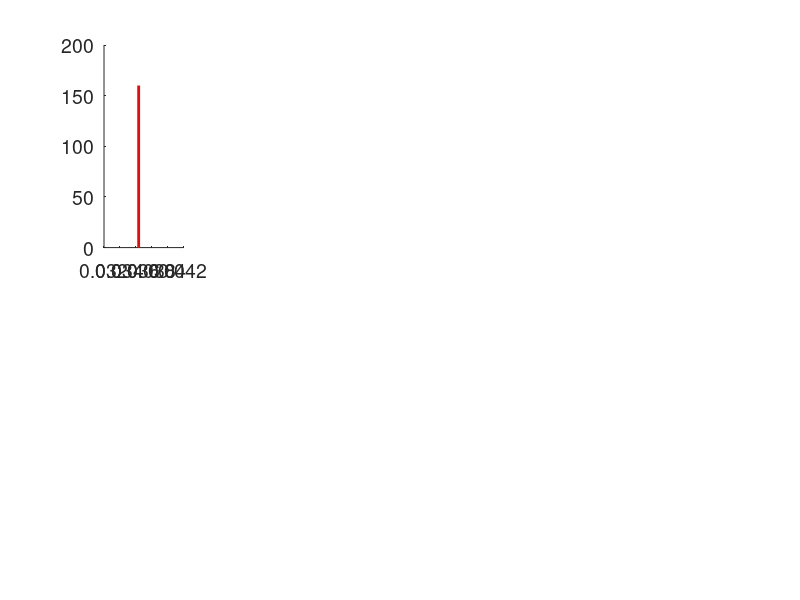

Here is the MATLAB script that generated this plot: (Note: this script raises an error after producing the figure.)
clearvars
clc
clear -all

%% load parameter distributions

load('theta_SOP_08182020.mat')
load('theta_nov_24_2020.mat')
load('theta_LTD_08192020.mat')
load('theta_HFS_08192020.mat')


%% Figure 22
clc

theta_HFS = mean(theta_HFS_08192020,2);

f = 460.1983;
gamma = theta_HFS(1);
eta = theta_HFS(2);
nu = theta_HFS(3);
g = theta_HFS(4);
M_p = theta_HFS(5);
p_p = theta_HFS(6);
A_p = theta_HFS(7);
M_d = theta_HFS(8);
p_d = theta_HFS(9);
A_d = theta_HFS(10);


std_gamma = std(theta_HFS_08192020(1,:));
std_eta = std(theta_HFS_08192020(2,:));
std_nu = std(theta_HFS_08192020(3,:));
std_g = std(theta_HFS_08192020(4,:));
std_M_p = std(theta_HFS_08192020(5,:));
std_p_p = std(theta_HFS_08192020(6,:));
std_A_p = std(theta_HFS_08192020(7,:));
std_M_d = std(theta_HFS_08192020(8,:));
std_p_d = std(theta_HFS_08192020(9,:));
std_A_d = std(theta_HFS_08192020(10,:));

% %%
figure('DefaultAxesFontSize',14,'DefaultTextFontName','Calibri')
subplot(2,5,1)
hold on;
line([gamma,gamma], [0, 160], 'LineWidth', 2, 'Color', 'r');
histogram(theta_HFS_08192020(1,:),'FaceColor','none','LineWidth',1.2)
ylabel('Number of Observations')
xlabel('\gamma_C (ms^{-1})')
hold on;
line([gamma,gamma], [0, 160], 'LineWidth', 2, 'Color', 'r');
legend(string(gamma)+' ms^{-1}')
ylim([0,160])

subplot(2,5,2)
hold on;
line([eta,eta], [0, 160], 'LineWidth', 2, 'Color', 'r');
histogram(theta_HFS_08192020(2,:),'FaceColor','none','LineWidth',1.2)
xlabel('\eta (ms^{-1})')
ylabel('Number of Observations')
hold on;
line([eta,eta], [0, 160], 'LineWidth', 2, 'Color', 'r');
ylim([0,160])
legend(string(eta)+' ms^{-1}')

subplot(2,5,6)
hold on;
line([nu,nu], [0, 160], 'LineWidth', 2, 'Color', 'r');
histogram(theta_HFS_08192020(3,:),'FaceColor','none','LineWidth',1.2)
xlabel('\nu (ms^{-1})')
ylabel('Number of Observations')
hold on;
line([nu,nu], [0, 160], 'LineWidth', 2, 'Color', 'r');
ylim([0,160])
legend(string(nu)+' ms^{-1}')

subplot(2,5,7)
hold on;
line([g,g], [0, 160], 'LineWidth', 2, 'Color', 'r');
histogram(theta_HFS_08192020(4,:),'FaceColor','none','LineWidth',1.2)
xlabel('g (ms^{-1})')
ylabel('Number of Observations')
hold on;
line([g,g], [0, 160], 'LineWidth', 2, 'Color', 'r');
ylim([0,160])
legend(string(g)+' ms^{-1}')

% figure(2)
subplot(2,5,3)
hold on;
line([M_p,M_p], [0, 160], 'LineWidth', 2, 'Color', 'r');
histogram(theta_HFS_08192020(5,:),'FaceColor','none','LineWidth',1.2)
xlabel('M_p (\muA ms^{-1})')
ylabel('Number of Observations')
hold on;
line([M_p,M_p], [0, 160], 'LineWidth', 2, 'Color', 'r');
ylim([0,160])
legend(string(M_p)+' \muA ms^{-1}')

subplot(2,5,4)
hold on
line([p_p,p_p], [0, 160], 'LineWidth', 2, 'Color', 'r');
histogram(theta_HFS_08192020(6,:),'FaceColor','none','LineWidth',1.2)
xlabel('p_p (ms^{-1})')
ylabel('Number of Observations')
line([p_p,p_p], [0, 160], 'LineWidth', 2, 'Color', 'r');
ylim([0,160])
legend(string(p_p)+' ms^{-1}')


subplot(2,5,5)
hold on;
line([A_p,A_p], [0, 160], 'LineWidth', 2, 'Color', 'r');
histogram(theta_HFS_08192020(7,:),'FaceColor','none','LineWidth',1.2)
xlabel('A_p (\muA^2)')
ylabel('Number of Observations')
hold on;
line([A_p,A_p], [0, 160], 'LineWidth', 2, 'Color', 'r');
ylim([0,160])
legend(string(A_p)+' \muA^{2}')

subplot(2,5,8)
hold on;
line([M_d,M_d], [0, 160], 'LineWidth', 2, 'Color', 'r');
histogram(theta_HFS_08192020(8,:),'FaceColor','none','LineWidth',1.2)
xlabel('M_d (\muA ms^{-1})')
ylabel('Number of Observations')
hold on;
line([M_d,M_d], [0, 160], 'LineWidth', 2, 'Color', 'r');
ylim([0,160])
legend(string(M_d)+' \muA ms^{-1}')

subplot(2,5,9)
hold on;
line([p_d,p_d], [0, 160], 'LineWidth', 2, 'Color', 'r');
histogram(theta_HFS_08192020(9,:),'FaceColor','none','LineWidth',1.2)
xlabel('p_d (ms^{-1})')
ylabel('Number of Observations')
hold on;
line([p_d,p_d], [0, 160], 'LineWidth', 2, 'Color', 'r');
ylim([0,160])
legend(string(p_d)+' ms^{-1}')

subplot(2,5,10)
hold on;
line([A_d,A_d], [0, 160], 'LineWidth', 2, 'Color', 'r');
histogram(theta_HFS_08192020(10,:),'FaceColor','none','LineWidth',1.2)
xlabel('A_d (\muA^2)')
ylabel('Number of Observations')
hold on;
line([A_d,A_d], [0, 160], 'LineWidth', 2, 'Color', 'r');
ylim([0,160])
legend(string(A_d)+' \muA^{2}')

%% Figure 23
clc

theta_LFS = mean(theta_LTD_08192020,2);

f = 281.3122;
gamma = theta_LFS(1);
eta = theta_LFS(2);
nu = theta_LFS(3);
g = theta_LFS(4);
M_p = theta_LFS(5);
p_p = theta_LFS(6);
A_p = theta_LFS(7);
M_d = theta_LFS(8);
p_d = theta_LFS(9);
A_d = theta_LFS(10);

std_gamma = std(theta_LTD_08192020(1,:));
std_eta = std(theta_LTD_08192020(2,:));
std_nu = std(theta_LTD_08192020(3,:));
std_g = std(theta_LTD_08192020(4,:));
std_M_p = std(theta_LTD_08192020(5,:));
std_p_p = std(theta_LTD_08192020(6,:));
std_A_p = std(theta_LTD_08192020(7,:));
std_M_d = std(theta_LTD_08192020(8,:));
std_p_d = std(theta_LTD_08192020(9,:));
std_A_d = std(theta_LTD_08192020(10,:));

figure('DefaultAxesFontSize',14,'DefaultTextFontName','Calibri')
subplot(2,5,1)
hold on;
line([gamma,gamma], [0, 160], 'LineWidth', 2, 'Color', 'r');
histogram(theta_LTD_08192020(1,:),'FaceColor','none','LineWidth',1.2)
ylabel('Number of Observations')
xlabel('\gamma_C (ms^{-1})')
hold on;
line([gamma,gamma], [0, 160], 'LineWidth', 2, 'Color', 'r');
legend(string(gamma)+' ms^{-1}')
ylim([0,160])

subplot(2,5,2)
hold on;
line([eta,eta], [0, 160], 'LineWidth', 2, 'Color', 'r');
histogram(theta_LTD_08192020(2,:),'FaceColor','none','LineWidth',1.2)
xlabel('\eta (ms^{-1})')
ylabel('Number of Observations')
hold on;
line([eta,eta], [0, 160], 'LineWidth', 2, 'Color', 'r');
ylim([0,160])
legend(string(eta)+' ms^{-1}')

subplot(2,5,6)
hold on;
line([nu,nu], [0, 160], 'LineWidth', 2, 'Color', 'r');
histogram(theta_LTD_08192020(3,:),'FaceColor','none','LineWidth',1.2)
xlabel('\nu (ms^{-1})')
ylabel('Number of Observations')
hold on;
line([nu,nu], [0, 160], 'LineWidth', 2, 'Color', 'r');
ylim([0,160])
legend(string(nu)+' ms^{-1}')

subplot(2,5,7)
hold on;
line([g,g], [0, 160], 'LineWidth', 2, 'Color', 'r');
histogram(theta_LTD_08192020(4,:),'FaceColor','none','LineWidth',1.2)
xlabel('g (ms^{-1})')
ylabel('Number of Observations')
hold on;
line([g,g], [0, 160], 'LineWidth', 2, 'Color', 'r');
ylim([0,160])
legend(string(g)+' ms^{-1}')

% figure(2)
subplot(2,5,3)
hold on;
line([M_p,M_p], [0, 160], 'LineWidth', 2, 'Color', 'r');
histogram(theta_LTD_08192020(5,:),'FaceColor','none','LineWidth',1.2)
xlabel('M_p (\muA ms^{-1})')
ylabel('Number of Observations')
hold on;
line([M_p,M_p], [0, 160], 'LineWidth', 2, 'Color', 'r');
ylim([0,160])
legend(string(M_p)+' \muA ms^{-1}')

subplot(2,5,4)
hold on
line([p_p,p_p], [0, 160], 'LineWidth', 2, 'Color', 'r');
histogram(theta_LTD_08192020(6,:),'FaceColor','none','LineWidth',1.2)
xlabel('p_p (ms^{-1})')
ylabel('Number of Observations')
line([p_p,p_p], [0, 160], 'LineWidth', 2, 'Color', 'r');
ylim([0,160])
legend(string(p_p)+' ms^{-1}')


subplot(2,5,5)
hold on;
line([A_p,A_p], [0, 160], 'LineWidth', 2, 'Color', 'r');
histogram(theta_LTD_08192020(7,:),'FaceColor','none','LineWidth',1.2)
xlabel('A_p (\muA^2)')
ylabel('Number of Observations')
hold on;
line([A_p,A_p], [0, 160], 'LineWidth', 2, 'Color', 'r');
ylim([0,160])
legend(string(A_p)+' \muA^{2}')

subplot(2,5,8)
hold on;
line([M_d,M_d], [0, 160], 'LineWidth', 2, 'Color', 'r');
histogram(theta_LTD_08192020(8,:),'FaceColor','none','LineWidth',1.2)
xlabel('M_d (\muA ms^{-1})')
ylabel('Number of Observations')
hold on;
line([M_d,M_d], [0, 160], 'LineWidth', 2, 'Color', 'r');
ylim([0,160])
legend(string(M_d)+' \muA ms^{-1}')

subplot(2,5,9)
hold on;
line([p_d,p_d], [0, 160], 'LineWidth', 2, 'Color', 'r');
histogram(theta_LTD_08192020(9,:),'FaceColor','none','LineWidth',1.2)
xlabel('p_d (ms^{-1})')
ylabel('Number of Observations')
hold on;
line([p_d,p_d], [0, 160], 'LineWidth', 2, 'Color', 'r');
ylim([0,160])
legend(string(p_d)+' ms^{-1}')

subplot(2,5,10)
hold on;
line([A_d,A_d], [0, 160], 'LineWidth', 2, 'Color', 'r');
histogram(theta_LTD_08192020(10,:),'FaceColor','none','LineWidth',1.2)
xlabel('A_d (\muA^2)')
ylabel('Number of Observations')
hold on;
line([A_d,A_d], [0, 160], 'LineWidth', 2, 'Color', 'r');
ylim([0,160])
legend(string(A_d)+' \muA^{2}')


%% Figure 28

theta_DASOP = 10.^mean(theta_SOP_08182020,2);

clc

k1 = log10( theta_DASOP(1) );
k2 = log10( theta_DASOP(2) );
k3 = log10( theta_DASOP(3) );
k4 = log10( theta_DASOP(4) );
k5 = log10( theta_DASOP(5) );
k6 = log10( theta_DASOP(6) );
k7 = log10( theta_DASOP(7) );
k8 = log10( theta_DASOP(8) );

std_k1 = std(10.^(theta_SOP_08182020(1,:)));
std_k2 = std(10.^(theta_SOP_08182020(2,:)));
std_k3 = std(10.^(theta_SOP_08182020(3,:)));
std_k4 = std(10.^(theta_SOP_08182020(4,:)));
std_k5 = std(10.^(theta_SOP_08182020(5,:)));
std_k6 = std(10.^(theta_SOP_08182020(6,:)));
std_k7 = std(10.^(theta_SOP_08182020(7,:)));
std_k8 = std(10.^(theta_SOP_08182020(8,:)));



figure('DefaultAxesFontSize',14,'DefaultTextFontName','Calibri')
subplot(2,4,1)
hold on;
line([k1,k1], [0, 160], 'LineWidth', 2, 'Color', 'r');
histogram(theta_SOP_08182020(1,:),'FaceColor','none','LineWidth',1.2)
xlabel('log(k_1) (ms^{-1})')
ylabel('Number of Observations')
hold on;
line([k1,k1], [0, 160], 'LineWidth', 2, 'Color', 'r');
ylim([0,160])
legend('k_1 = '+string(10.^k1)+' ms^{-1}')


subplot(2,4,2)
hold on;
line([k2,k2], [0, 160], 'LineWidth', 2, 'Color', 'r');
histogram(theta_SOP_08182020(2,:),'FaceColor','none','LineWidth',1.2)
xlabel('log(k_2) (ms^{-1})')
ylabel('Number of Observations')
hold on;
line([k2,k2], [0, 160], 'LineWidth', 2, 'Color', 'r');
ylim([0,160])
legend('k_2 = '+string(10.^k2)+' ms^{-1}')

subplot(2,4,3)
hold on;
line([k3,k3], [0, 160], 'LineWidth', 2, 'Color', 'r');
histogram(theta_SOP_08182020(3,:),'FaceColor','none','LineWidth',1.2)
xlabel('log(k_3) (ms^{-1})')
ylabel('Number of Observations')
hold on;
line([k3,k3], [0, 160], 'LineWidth', 2, 'Color', 'r');
ylim([0,160])
legend('k_3 = '+string(10.^k3)+' ms^{-1}')

subplot(2,4,4)
hold on;
line([k4,k4], [0, 160], 'LineWidth', 2, 'Color', 'r');
histogram(theta_SOP_08182020(4,:),'FaceColor','none','LineWidth',1.2)
xlabel('log(k_4) (ms^{-1})')
ylabel('Number of Observations')
hold on;
line([k4,k4], [0, 160], 'LineWidth', 2, 'Color', 'r');
ylim([0,160])
legend('k_4 = '+string(10.^k4)+' ms^{-1}')

subplot(2,4,5)
hold on;
line([k5,k5], [0, 160], 'LineWidth', 2, 'Color', 'r');
histogram(theta_SOP_08182020(5,:),'FaceColor','none','LineWidth',1.2)
xlabel('log(k_5) (ms^{-1})')
ylabel('Number of Observations')
hold on;
line([k5,k5], [0, 160], 'LineWidth', 2, 'Color', 'r');
ylim([0,160])
legend('k_5 = '+string(10.^k5)+' ms^{-1}')

subplot(2,4,6)
hold on;
line([k6,k6], [0, 160], 'LineWidth', 2, 'Color', 'r');
histogram(theta_SOP_08182020(6,:),'FaceColor','none','LineWidth',1.2)
xlabel('log(k_6) (ms^{-1})')
ylabel('Number of Observations')
hold on;
line([k6,k6], [0, 160], 'LineWidth', 2, 'Color', 'r');
ylim([0,160])
legend('k_6 = '+string(10.^k6)+' ms^{-1}')

subplot(2,4,7)
hold on;
line([k7,k7], [0, 160], 'LineWidth', 2, 'Color', 'r');
histogram(theta_SOP_08182020(7,:),'FaceColor','none','LineWidth',1.2)
xlabel('log(k_7) (ms^{-1})')
ylabel('Number of Observations')
hold on;
line([k7,k7], [0, 160], 'LineWidth', 2, 'Color', 'r');
ylim([0,160])
legend('k_7 = '+string(10.^k7)+' ms^{-1}')

subplot(2,4,8)
hold on;
line([k8,k8], [0, 160], 'LineWidth', 2, 'Color', 'r');
histogram(theta_SOP_08182020(8,:),'FaceColor','none','LineWidth',1.2)
xlabel('log(k_8) (ms^{-1})')
ylabel('Number of Observations')
hold on;
line([k8,k8], [0, 160], 'LineWidth', 2, 'Color', 'r');
ylim([0,160])
legend('k_8 = '+string(10.^k8)+' ms^{-1}')


%% Figure 29
theta_interaction = mean(theta_nov_24_2020,2);

clc

kHFS = theta_interaction(1); %k_sat
kmodstim = theta_interaction(2); %k_stim
knonlin = theta_interaction(3); %k_E
kLTD = theta_interaction(4) %k_late
knonlin_I  = theta_interaction(5); %k_I
tau_e = theta_interaction(6); %\tau_da
tau_d = theta_interaction(7); %\tua_stim
kDA = theta_interaction(8); %k_DA
kSOP = kHFS;

std_kHFS = std(theta_nov_24_2020(1,:));
std_kmodstim = std(theta_nov_24_2020(2,:));
std_knonlin = std(theta_nov_24_2020(3,:));
std_kLTD = std(theta_nov_24_2020(4,:));
std_knonlin_I  = std(theta_nov_24_2020(5,:));
std_tau_e = std(theta_nov_24_2020(6,:));
std_tau_d = std(theta_nov_24_2020(7,:));
std_kDA = std(theta_nov_24_2020(8,:));



figure('DefaultAxesFontSize',14,'DefaultTextFontName','Calibri')
subplot(2,4,1)
hold on;
line([kHFS,kHFS], [0, 200], 'LineWidth', 2, 'Color', 'r');
histogram(theta_nov_24_2020(1,:),'FaceColor','none','LineWidth',1.2)
xlabel('k_{sat} (ms^{-1})')
ylabel('Number of Observations')
hold on;
line([kHFS,kHFS], [0, 200], 'LineWidth', 2, 'Color', 'r');
ylim([0,200])
legend(string(kHFS)+' ms^{-1}')


subplot(2,4,2)
hold on;
line([kmodstim,kmodstim], [0, 200], 'LineWidth', 2, 'Color', 'r');
histogram(theta_nov_24_2020(2,:),'FaceColor','none','LineWidth',1.2)
xlabel('k_{stim} (ms^{-1})')
ylabel('Number of Observations')
hold on;
line([kmodstim,kmodstim], [0, 200], 'LineWidth', 2, 'Color', 'r');
ylim([0,200])
legend(string(kmodstim)+' ms^{-1}')

subplot(2,4,3)
hold on;
line([knonlin,knonlin], [0, 200], 'LineWidth', 2, 'Color', 'r');
histogram(theta_nov_24_2020(3,:),'FaceColor','none','LineWidth',1.2)
xlabel('k_{E} (ms^{-1})')
ylabel('Number of Observations')
hold on;
line([knonlin,knonlin], [0, 200], 'LineWidth', 2, 'Color', 'r');
ylim([0,200])
legend(string(knonlin)+' ms^{-1}')

subplot(2,4,4)
hold on;
line([kLTD,kLTD], [0, 200], 'LineWidth', 2, 'Color', 'r');
histogram(theta_nov_24_2020(4,:),'FaceColor','none','LineWidth',1.2)
xlabel('k_{late} (ms^{-1})')
ylabel('Number of Observations')
hold on;
line([kLTD,kLTD], [0, 200], 'LineWidth', 2, 'Color', 'r');
ylim([0,200])
legend(string(kLTD)+'ms^{-1}')

subplot(2,4,5)
hold on;
line([knonlin_I,knonlin_I], [0, 200], 'LineWidth', 2, 'Color', 'r');
histogram(theta_nov_24_2020(5,:),'FaceColor','none','LineWidth',1.2)
xlabel('k_{I}')
ylabel('Number of Observations')
hold on;
line([knonlin_I,knonlin_I], [0, 200], 'LineWidth', 2, 'Color', 'r');
ylim([0,200])
legend(string(knonlin_I))

subplot(2,4,6)
hold on;
line([tau_e,tau_e], [0, 200], 'LineWidth', 2, 'Color', 'r');
histogram(theta_nov_24_2020(6,:),'FaceColor','none','LineWidth',1.2)
xlabel('\tau_{DR} (ms^{-1})')
ylabel('Number of Observations')
hold on;
line([tau_e,tau_e], [0, 200], 'LineWidth', 2, 'Color', 'r');
ylim([0,200])
legend(string(tau_e)+' ms^{-1}')

subplot(2,4,7)
hold on;
line([tau_d,tau_d], [0, 200], 'LineWidth', 2, 'Color', 'r');
histogram(theta_nov_24_2020(7,:),'FaceColor','none','LineWidth',1.2)
xlabel('\tau_{stim} (ms)')
ylabel('Number of Observations')
hold on;
line([tau_d,tau_d], [0, 200], 'LineWidth', 2, 'Color', 'r');
ylim([0,200])
legend(string(tau_d)+' ms')

subplot(2,4,8)
hold on;
line([kDA,kDA], [0, 200], 'LineWidth', 2, 'Color', 'r');
histogram(theta_nov_24_2020(8,:),'FaceColor','none','LineWidth',1.2)
xlabel('k_{DA} (ms)')
ylabel('Number of Observations')
hold on;
line([kDA,kDA], [0, 200], 'LineWidth', 2, 'Color', 'r');
ylim([0,200])
legend(string(kDA)+' ms')


%% Figure 20

load('theta_7best.mat')
load('theta_7best_NMDA.mat')

theta_f = mean(theta_7best,2);
tau1_ampa = theta_f(1); %ms
tau2_ampa = theta_f(2); %ms
gsbar = theta_f(3);

theta_f2 = mean(theta_7best_NMDA,2);
tau1_nmda  = theta_f2(1);
tau2_nmda  = theta_f2(2);
mew_nmda  = theta_f2(3);
gamma_nmda  = theta_f2(4);

figure('DefaultAxesFontSize',14,'DefaultTextFontName','Calibri')
subplot(2,3,1)
hold on;
line([tau1_ampa,tau1_ampa], [0, 200], 'LineWidth', 2, 'Color', 'r');
histogram(theta_7best(1,:),'FaceColor','none','LineWidth',1.2)
% xlim([min(theta_7(1,:)) max(theta_7(1,:))])
xlabel('\tau_{1} (ms)')
ylabel('Number of Observations')
ylim([0,200])
hold on;
line([tau1_ampa,tau1_ampa], [0, 200], 'LineWidth', 2, 'Color', 'r');
legend(string(tau1_ampa)+' ms^{-1}')


subplot(2,3,2)
hold on;
line([tau2_ampa,tau2_ampa], [0, 200], 'LineWidth', 2, 'Color', 'r');
histogram(theta_7best(2,:),'FaceColor','none','LineWidth',1.2)
% xlim([min(theta_7(2,:)) max(theta_7(2,:))])
xlabel('\tau_{2} (ms)')
ylabel('Number of Observations')
ylim([0,200])
hold on;
line([tau2_ampa,tau2_ampa], [0, 200], 'LineWidth', 2, 'Color', 'r');
legend(string(tau2_ampa)+' ms^{-1}')

subplot(2,3,3)
hold on;
line([gsbar,gsbar], [0, 200], 'LineWidth', 2, 'Color', 'r');
histogram(theta_7best(3,:),'FaceColor','none','LineWidth',1.2)
% xlim([min(theta_7(3,:)) max(theta_7(3,:))])
xlabel('g_{s} (mS)')
ylabel('Number of Observations')
ylim([0,200])
hold on;
line([gsbar,gsbar], [0, 200], 'LineWidth', 2, 'Color', 'r');
legend(string(gsbar)+' mS')


% figure('DefaultAxesFontSize',14,'DefaultTextFontName','Calibri')
subplot(2,4,5)
hold on;
line([tau1_nmda,tau1_nmda], [0, 200], 'LineWidth', 2, 'Color', 'r');
histogram(theta_7best_NMDA(1,:),'FaceColor','none','LineWidth',1.2)
% xlim([min(theta_7(1,:)) max(theta_7(1,:))])
xlabel('\tau_{3} (ms)')
ylabel('Number of Observations')
ylim([0,200])
hold on;
line([tau1_nmda,tau1_nmda], [0, 200], 'LineWidth', 2, 'Color', 'r');
legend(string(tau1_nmda)+' ms^{-1}')

subplot(2,4,6)
hold on;
line([tau2_nmda,tau2_nmda], [0, 200], 'LineWidth', 2, 'Color', 'r');
histogram(theta_7best_NMDA(2,:),'FaceColor','none','LineWidth',1.2)
% xlim([min(theta_7(2,:)) max(theta_7(2,:))])
xlabel('\tau_{4} (ms)')
ylabel('Number of Observations')
ylim([0,200])
hold on;
line([tau2_nmda,tau2_nmda], [0, 200], 'LineWidth', 2, 'Color', 'r');
legend(string(tau2_nmda)+' ms^{-1}')

subplot(2,4,7)
hold on;
line([mew_nmda,mew_nmda], [0, 200], 'LineWidth', 2, 'Color', 'r');
histogram(theta_7best_NMDA(3,:),'FaceColor','none','LineWidth',1.2)
% xlim([min(theta_7(3,:)) max(theta_7(3,:))])
xlabel('\mu_s (\muM^{-1})')
ylabel('Number of Observations')
ylim([0,200])
hold on;
line([mew_nmda,mew_nmda], [0, 200], 'LineWidth', 2, 'Color', 'r');
legend(string(mew_nmda)+' \muM^{-1}')


subplot(2,4,8)
hold on;
line([gamma_nmda,gamma_nmda], [0, 200], 'LineWidth', 2, 'Color', 'r');
histogram(theta_7best_NMDA(4,:),'FaceColor','none','LineWidth',1.2)
% xlim([min(theta_7(4,:)) max(theta_7(4,:))])
xlabel('\gamma_s (mV^{-1})')
ylabel('Number of Observations')
ylim([0,200])
hold on;
line([gamma_nmda,gamma_nmda], [0, 200], 'LineWidth', 2, 'Color', 'r');
legend(string(gamma_nmda)+' mV^{-1}')

